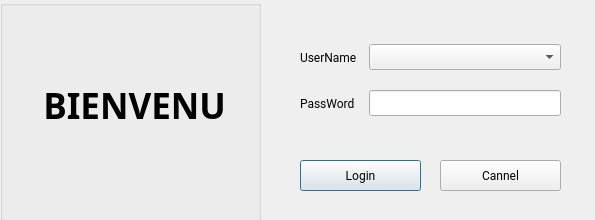
<?xml version="1.0" encoding="UTF-8"?>
<ui version="4.0">
 <class>Login</class>
 <widget class="QDialog" name="Login">
  <property name="geometry">
   <rect>
    <x>0</x>
    <y>0</y>
    <width>595</width>
    <height>220</height>
   </rect>
  </property>
  <property name="windowTitle">
   <string>Dialog</string>
  </property>
  <widget class="QPushButton" name="OKPushButton">
   <property name="geometry">
    <rect>
     <x>300</x>
     <y>160</y>
     <width>121</width>
     <height>31</height>
    </rect>
   </property>
   <property name="font">
    <font>
     <family>Roboto</family>
    </font>
   </property>
   <property name="text">
    <string>Login</string>
   </property>
  </widget>
  <widget class="QPushButton" name="NOPushButton">
   <property name="geometry">
    <rect>
     <x>440</x>
     <y>160</y>
     <width>121</width>
     <height>31</height>
    </rect>
   </property>
   <property name="font">
    <font>
     <family>Roboto</family>
    </font>
   </property>
   <property name="text">
    <string>Cannel</string>
   </property>
  </widget>
  <widget class="QWidget" name="layoutWidget">
   <property name="geometry">
    <rect>
     <x>300</x>
     <y>30</y>
     <width>261</width>
     <height>101</height>
    </rect>
   </property>
   <layout class="QGridLayout" name="gridLayout_2">
    <item row="1" column="1">
     <widget class="QLineEdit" name="pwdLineEdit">
      <property name="font">
       <font>
        <family>微软雅黑</family>
        <pointsize>10</pointsize>
       </font>
      </property>
     </widget>
    </item>
    <item row="0" column="0">
     <widget class="QLabel" name="userLabel">
      <property name="font">
       <font>
        <family>Roboto</family>
       </font>
      </property>
      <property name="text">
       <string>UserName  </string>
      </property>
     </widget>
    </item>
    <item row="1" column="0">
     <widget class="QLabel" name="pwdLabel">
      <property name="font">
       <font>
        <family>Roboto</family>
       </font>
      </property>
      <property name="text">
       <string>PassWord  </string>
      </property>
     </widget>
    </item>
    <item row="0" column="1">
     <widget class="QComboBox" name="comboBox_login">
      <property name="font">
       <font>
        <family>微软雅黑</family>
        <pointsize>10</pointsize>
       </font>
      </property>
     </widget>
    </item>
   </layout>
  </widget>
  <widget class="QGroupBox" name="groupBox">
   <property name="geometry">
    <rect>
     <x>0</x>
     <y>0</y>
     <width>261</width>
     <height>221</height>
    </rect>
   </property>
   <property name="title">
    <string/>
   </property>
   <widget class="QLabel" name="label">
    <property name="geometry">
     <rect>
      <x>0</x>
      <y>0</y>
      <width>260</width>
      <height>210</height>
     </rect>
    </property>
    <property name="minimumSize">
     <size>
      <width>260</width>
      <height>210</height>
     </size>
    </property>
    <property name="maximumSize">
     <size>
      <width>260</width>
      <height>210</height>
     </size>
    </property>
    <property name="font">
     <font>
      <family>微软雅黑</family>
      <pointsize>26</pointsize>
      <weight>75</weight>
      <bold>true</bold>
     </font>
    </property>
    <property name="text">
     <string> BIENVENU</string>
    </property>
    <property name="alignment">
     <set>Qt::AlignCenter</set>
    </property>
   </widget>
  </widget>
 </widget>
 <tabstops>
  <tabstop>comboBox_login</tabstop>
  <tabstop>pwdLineEdit</tabstop>
  <tabstop>OKPushButton</tabstop>
  <tabstop>NOPushButton</tabstop>
 </tabstops>
 <resources/>
 <connections/>
</ui>
